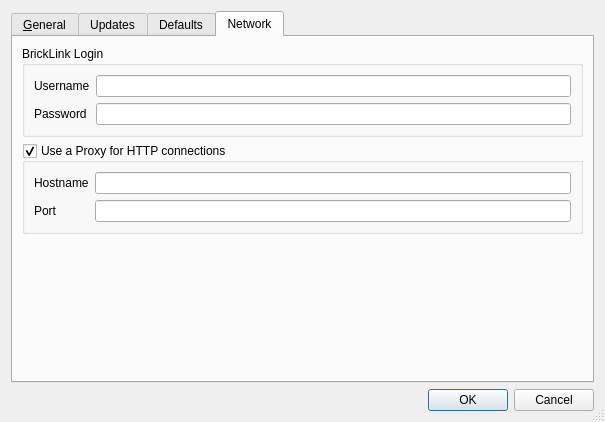
<ui version="4.0" >
 <class>Settings</class>
 <widget class="QDialog" name="Settings" >
  <property name="geometry" >
   <rect>
    <x>0</x>
    <y>0</y>
    <width>605</width>
    <height>422</height>
   </rect>
  </property>
  <property name="windowTitle" >
   <string>Settings</string>
  </property>
  <property name="sizeGripEnabled" >
   <bool>true</bool>
  </property>
  <layout class="QVBoxLayout" name="verticalLayout_3" >
   <item>
    <widget class="QTabWidget" name="w_tabs" >
     <property name="currentIndex" >
      <number>3</number>
     </property>
     <widget class="QWidget" name="general" >
      <property name="geometry" >
       <rect>
        <x>0</x>
        <y>0</y>
        <width>575</width>
        <height>343</height>
       </rect>
      </property>
      <attribute name="title" >
       <string>&amp;General</string>
      </attribute>
      <layout class="QFormLayout" name="formLayout_13" >
       <item row="0" column="0" >
        <widget class="QLabel" name="label_8" >
         <property name="text" >
          <string>Language</string>
         </property>
        </widget>
       </item>
       <item row="0" column="1" >
        <widget class="QComboBox" name="w_language" />
       </item>
       <item row="1" column="0" >
        <widget class="QLabel" name="label_9" >
         <property name="text" >
          <string>Weights</string>
         </property>
        </widget>
       </item>
       <item row="1" column="1" >
        <layout class="QHBoxLayout" name="horizontalLayout_2" >
         <item>
          <widget class="QRadioButton" name="w_metric" >
           <property name="text" >
            <string>Metric (g)</string>
           </property>
          </widget>
         </item>
         <item>
          <widget class="QRadioButton" name="w_imperial" >
           <property name="text" >
            <string>Imperial (oz)</string>
           </property>
          </widget>
         </item>
        </layout>
       </item>
       <item row="2" column="0" >
        <widget class="QLabel" name="label_27" >
         <property name="text" >
          <string>Currency</string>
         </property>
        </widget>
       </item>
       <item row="2" column="1" >
        <widget class="QRadioButton" name="w_rate_fixed" >
         <property name="text" >
          <string>Fixed exchange rate</string>
         </property>
        </widget>
       </item>
       <item row="3" column="1" >
        <widget class="QRadioButton" name="w_rate_daily" >
         <property name="text" >
          <string>Daily exchange rate from ecb.eu</string>
         </property>
        </widget>
       </item>
       <item row="4" column="1" >
        <layout class="QHBoxLayout" name="horizontalLayout" >
         <item>
          <widget class="QLabel" name="label_29" >
           <property name="text" >
            <string>$1 =</string>
           </property>
          </widget>
         </item>
         <item>
          <widget class="QComboBox" name="w_currency" >
           <property name="editable" >
            <bool>true</bool>
           </property>
          </widget>
         </item>
         <item>
          <widget class="QLineEdit" name="w_rate" />
         </item>
        </layout>
       </item>
       <item row="5" column="0" >
        <widget class="QLabel" name="label_28" >
         <property name="text" >
          <string>Interface</string>
         </property>
        </widget>
       </item>
       <item row="5" column="1" >
        <widget class="QCheckBox" name="w_openbrowser" >
         <property name="text" >
          <string>Open a Web-Browser window when exporting to the clipboard</string>
         </property>
        </widget>
       </item>
       <item row="6" column="1" >
        <widget class="QCheckBox" name="w_closeempty" >
         <property name="text" >
          <string>Close empty documents without confirmation</string>
         </property>
        </widget>
       </item>
       <item row="7" column="0" >
        <widget class="QLabel" name="label_30" >
         <property name="text" >
          <string>Document Directory</string>
         </property>
        </widget>
       </item>
       <item row="7" column="1" >
        <layout class="QHBoxLayout" name="horizontalLayout_3" >
         <item>
          <widget class="QLineEdit" name="w_docdir" />
         </item>
         <item>
          <widget class="QToolButton" name="w_docdir_select" >
           <property name="text" >
            <string>...</string>
           </property>
           <property name="autoRaise" >
            <bool>true</bool>
           </property>
          </widget>
         </item>
        </layout>
       </item>
       <item row="8" column="1" >
        <spacer name="verticalSpacer_4" >
         <property name="orientation" >
          <enum>Qt::Vertical</enum>
         </property>
         <property name="sizeHint" stdset="0" >
          <size>
           <width>20</width>
           <height>40</height>
          </size>
         </property>
        </spacer>
       </item>
      </layout>
     </widget>
     <widget class="QWidget" name="updates" >
      <property name="geometry" >
       <rect>
        <x>0</x>
        <y>0</y>
        <width>575</width>
        <height>343</height>
       </rect>
      </property>
      <attribute name="title" >
       <string>Updates</string>
      </attribute>
      <layout class="QVBoxLayout" name="verticalLayout_4" >
       <item>
        <widget class="QGroupBox" name="groupBox_5" >
         <property name="title" >
          <string>Automatically update cached data</string>
         </property>
         <layout class="QFormLayout" name="formLayout_6" >
          <item row="0" column="0" >
           <widget class="QLabel" name="label_13" >
            <property name="text" >
             <string>Part database, if older than</string>
            </property>
           </widget>
          </item>
          <item row="0" column="1" >
           <widget class="QSpinBox" name="w_upd_database" >
            <property name="suffix" >
             <string> days</string>
            </property>
            <property name="minimum" >
             <number>1</number>
            </property>
            <property name="maximum" >
             <number>365</number>
            </property>
            <property name="value" >
             <number>7</number>
            </property>
           </widget>
          </item>
          <item row="1" column="0" >
           <widget class="QLabel" name="label_10" >
            <property name="text" >
             <string>BrickLink Pictures, if older than</string>
            </property>
           </widget>
          </item>
          <item row="1" column="1" >
           <widget class="QSpinBox" name="w_upd_picture" >
            <property name="suffix" >
             <string> days</string>
            </property>
            <property name="minimum" >
             <number>1</number>
            </property>
            <property name="maximum" >
             <number>365</number>
            </property>
            <property name="value" >
             <number>180</number>
            </property>
           </widget>
          </item>
          <item row="2" column="0" >
           <widget class="QLabel" name="label_11" >
            <property name="text" >
             <string>BrickLink Price Guides, if older than</string>
            </property>
           </widget>
          </item>
          <item row="2" column="1" >
           <widget class="QSpinBox" name="w_upd_priceguide" >
            <property name="suffix" >
             <string> days</string>
            </property>
            <property name="minimum" >
             <number>1</number>
            </property>
            <property name="maximum" >
             <number>365</number>
            </property>
            <property name="value" >
             <number>14</number>
            </property>
           </widget>
          </item>
          <item row="3" column="0" >
           <widget class="QLabel" name="label_12" >
            <property name="text" >
             <string>LDraw parts, if older than</string>
            </property>
           </widget>
          </item>
          <item row="3" column="1" >
           <widget class="QSpinBox" name="w_upd_ldraw" >
            <property name="suffix" >
             <string> days</string>
            </property>
            <property name="minimum" >
             <number>1</number>
            </property>
            <property name="maximum" >
             <number>365</number>
            </property>
            <property name="singleStep" >
             <number>1</number>
            </property>
            <property name="value" >
             <number>31</number>
            </property>
           </widget>
          </item>
         </layout>
        </widget>
       </item>
       <item>
        <spacer name="verticalSpacer_3" >
         <property name="orientation" >
          <enum>Qt::Vertical</enum>
         </property>
         <property name="sizeHint" stdset="0" >
          <size>
           <width>20</width>
           <height>117</height>
          </size>
         </property>
        </spacer>
       </item>
      </layout>
     </widget>
     <widget class="QWidget" name="defaults" >
      <property name="geometry" >
       <rect>
        <x>0</x>
        <y>0</y>
        <width>575</width>
        <height>343</height>
       </rect>
      </property>
      <attribute name="title" >
       <string>Defaults</string>
      </attribute>
      <layout class="QVBoxLayout" name="verticalLayout" >
       <item>
        <widget class="QGroupBox" name="groupBox_2" >
         <property name="title" >
          <string>Default values for 'Import BrickLink Set Inventory'</string>
         </property>
         <layout class="QFormLayout" name="formLayout_5" >
          <item row="0" column="0" >
           <widget class="QLabel" name="label_7" >
            <property name="text" >
             <string>Item type</string>
            </property>
           </widget>
          </item>
          <item row="0" column="1" >
           <widget class="QComboBox" name="w_def_import_type" />
          </item>
         </layout>
        </widget>
       </item>
       <item>
        <widget class="QGroupBox" name="groupBox_3" >
         <property name="title" >
          <string>Default values for 'Add Items'</string>
         </property>
         <layout class="QFormLayout" name="formLayout_3" >
          <item row="0" column="0" >
           <widget class="QLabel" name="label_5" >
            <property name="text" >
             <string>Item type</string>
            </property>
           </widget>
          </item>
          <item row="0" column="1" >
           <widget class="QComboBox" name="w_def_add_type" />
          </item>
          <item row="1" column="0" >
           <widget class="QLabel" name="label_6" >
            <property name="text" >
             <string>Condition</string>
            </property>
           </widget>
          </item>
          <item row="1" column="1" >
           <widget class="QRadioButton" name="w_def_add_cond_new" >
            <property name="text" >
             <string>New</string>
            </property>
           </widget>
          </item>
          <item row="2" column="1" >
           <widget class="QRadioButton" name="w_def_add_cond_used" >
            <property name="text" >
             <string>Used</string>
            </property>
           </widget>
          </item>
         </layout>
        </widget>
       </item>
       <item>
        <widget class="QGroupBox" name="groupBox_4" >
         <property name="title" >
          <string>Default values for 'Set to Price Guide'</string>
         </property>
         <layout class="QFormLayout" name="formLayout_4" >
          <item row="0" column="0" >
           <widget class="QComboBox" name="w_def_setpg_time" />
          </item>
          <item row="0" column="1" >
           <widget class="QComboBox" name="w_def_setpg_price" />
          </item>
         </layout>
        </widget>
       </item>
       <item>
        <spacer name="verticalSpacer_2" >
         <property name="orientation" >
          <enum>Qt::Vertical</enum>
         </property>
         <property name="sizeHint" stdset="0" >
          <size>
           <width>20</width>
           <height>39</height>
          </size>
         </property>
        </spacer>
       </item>
      </layout>
     </widget>
     <widget class="QWidget" name="network" >
      <property name="geometry" >
       <rect>
        <x>0</x>
        <y>0</y>
        <width>575</width>
        <height>343</height>
       </rect>
      </property>
      <attribute name="title" >
       <string>Network</string>
      </attribute>
      <layout class="QVBoxLayout" name="verticalLayout_2" >
       <item>
        <widget class="QGroupBox" name="groupBox" >
         <property name="title" >
          <string>BrickLink Login</string>
         </property>
         <layout class="QFormLayout" name="formLayout" >
          <item row="0" column="0" >
           <widget class="QLabel" name="label_3" >
            <property name="text" >
             <string>Username</string>
            </property>
           </widget>
          </item>
          <item row="0" column="1" >
           <widget class="QLineEdit" name="w_bl_username" />
          </item>
          <item row="1" column="0" >
           <widget class="QLabel" name="label_4" >
            <property name="text" >
             <string>Password</string>
            </property>
           </widget>
          </item>
          <item row="1" column="1" >
           <widget class="QLineEdit" name="w_bl_password" />
          </item>
         </layout>
        </widget>
       </item>
       <item>
        <widget class="QGroupBox" name="w_proxy_enable" >
         <property name="title" >
          <string>Use a Proxy for HTTP connections</string>
         </property>
         <property name="flat" >
          <bool>false</bool>
         </property>
         <property name="checkable" >
          <bool>true</bool>
         </property>
         <layout class="QFormLayout" name="formLayout_2" >
          <item row="0" column="0" >
           <widget class="QLabel" name="label" >
            <property name="text" >
             <string>Hostname</string>
            </property>
           </widget>
          </item>
          <item row="0" column="1" >
           <widget class="QLineEdit" name="w_proxy_host" >
            <property name="sizePolicy" >
             <sizepolicy vsizetype="Fixed" hsizetype="Expanding" >
              <horstretch>10</horstretch>
              <verstretch>0</verstretch>
             </sizepolicy>
            </property>
           </widget>
          </item>
          <item row="1" column="0" >
           <widget class="QLabel" name="label_2" >
            <property name="text" >
             <string>Port</string>
            </property>
           </widget>
          </item>
          <item row="1" column="1" >
           <widget class="QLineEdit" name="w_proxy_port" >
            <property name="sizePolicy" >
             <sizepolicy vsizetype="Fixed" hsizetype="MinimumExpanding" >
              <horstretch>0</horstretch>
              <verstretch>0</verstretch>
             </sizepolicy>
            </property>
            <property name="text" >
             <string/>
            </property>
            <property name="maxLength" >
             <number>6</number>
            </property>
           </widget>
          </item>
         </layout>
        </widget>
       </item>
       <item>
        <spacer name="verticalSpacer" >
         <property name="orientation" >
          <enum>Qt::Vertical</enum>
         </property>
         <property name="sizeHint" stdset="0" >
          <size>
           <width>20</width>
           <height>59</height>
          </size>
         </property>
        </spacer>
       </item>
      </layout>
     </widget>
    </widget>
   </item>
   <item>
    <widget class="QDialogButtonBox" name="w_buttons" >
     <property name="orientation" >
      <enum>Qt::Horizontal</enum>
     </property>
     <property name="standardButtons" >
      <set>QDialogButtonBox::Cancel|QDialogButtonBox::Ok</set>
     </property>
    </widget>
   </item>
  </layout>
 </widget>
 <resources/>
 <connections>
  <connection>
   <sender>w_buttons</sender>
   <signal>accepted()</signal>
   <receiver>Settings</receiver>
   <slot>accept()</slot>
   <hints>
    <hint type="sourcelabel" >
     <x>248</x>
     <y>254</y>
    </hint>
    <hint type="destinationlabel" >
     <x>157</x>
     <y>274</y>
    </hint>
   </hints>
  </connection>
  <connection>
   <sender>w_buttons</sender>
   <signal>rejected()</signal>
   <receiver>Settings</receiver>
   <slot>reject()</slot>
   <hints>
    <hint type="sourcelabel" >
     <x>316</x>
     <y>260</y>
    </hint>
    <hint type="destinationlabel" >
     <x>286</x>
     <y>274</y>
    </hint>
   </hints>
  </connection>
 </connections>
</ui>
